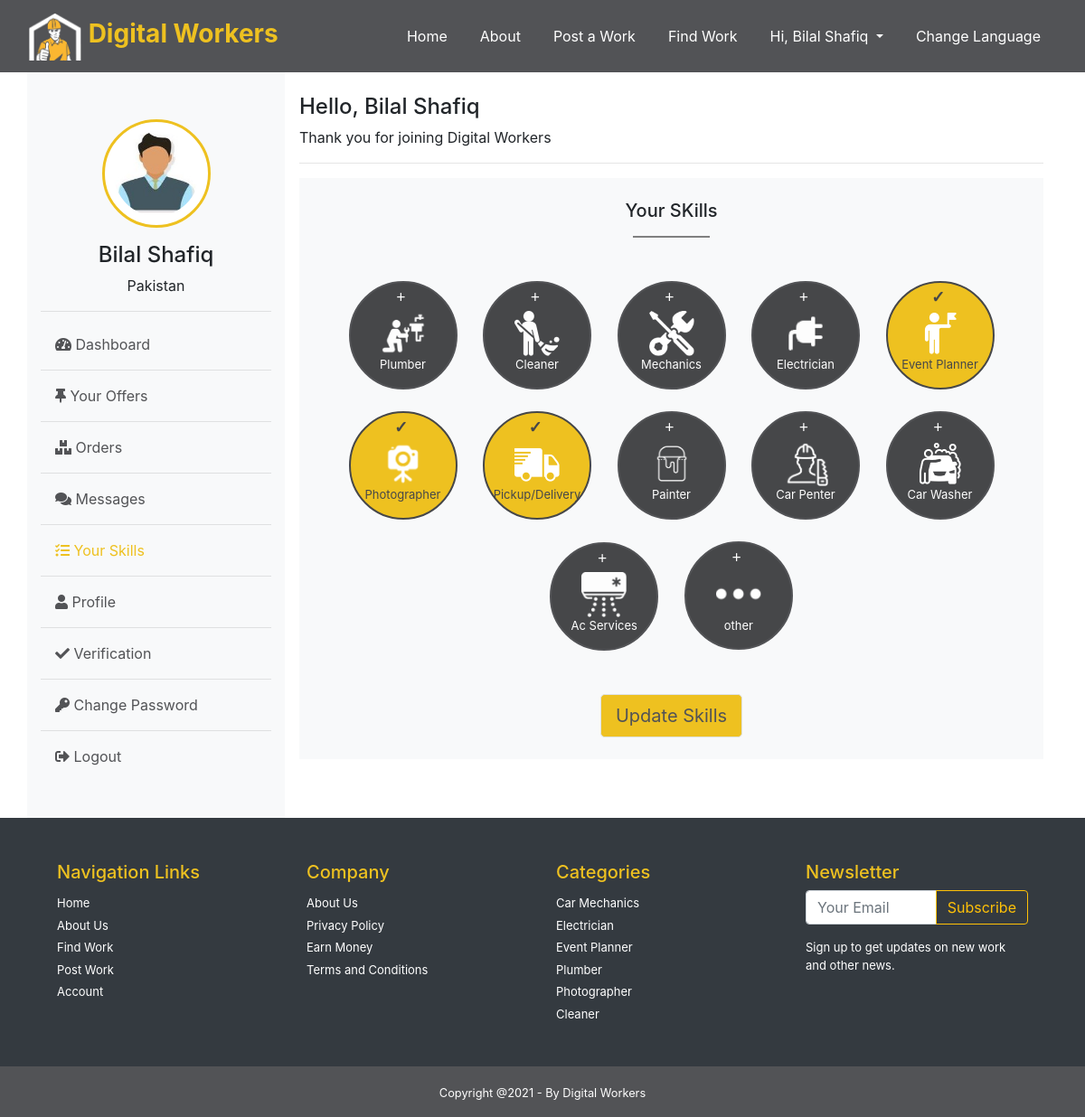
Screenshot of /worker/skills (signed in) with the database file from the repository.
### Home/models.py (models this page shows, shortened)
class User(AbstractBaseUser):
    id = models.BigAutoField(primary_key=True)
    name = models.CharField(max_length=30, blank=True)
    email = models.EmailField(max_length=60, unique=True, blank=False)
    date_joined =models.DateTimeField(auto_now_add=True)
    last_login =models.DateTimeField(auto_now=True,blank=True)
    is_admin = BooleanField(default=False)
    is_active = BooleanField(default=True)
    is_staff = BooleanField(default=False)
    is_superuser = BooleanField(default=False)
    role = models.CharField(max_length=30, default='User', blank=True)
    USERNAME_FIELD = 'email'
    REQUIRED_FIELDS= [ 'name','role']
    objects  = MyUserManager()

class Service(models.Model):
    id = models.BigAutoField(primary_key=True)
    name = models.CharField( max_length=120, null=False, unique=True)
    image = models.ImageField(null=True, upload_to="icons/")
    is_active = models.BooleanField(default=True)
    created_at = models.DateTimeField(auto_now_add=True)

### Middlewares/auth_worker.py (the view)
    def middleware(request):
        if not request.user.is_authenticated:
            messages.error(request, 'You need to login as Worker!')
            return redirect('login')
        elif request.user.role != 'worker':
            messages.error(request, 'You need to login as Worker!')
            return redirect('login')
        response = get_response(request)
        return response

### Middlewares/auth_worker.py (called while the page is built)
def auth_middleware(get_response):
    def middleware(request):
        if not request.user.is_authenticated:
            messages.error(request, 'You need to login as Worker!')
            return redirect('login')
        elif request.user.role != 'worker':
            messages.error(request, 'You need to login as Worker!')
            return redirect('login')
        response = get_response(request)
        return response
    return middleware

### Worker/views.py (called while the page is built)
@auth_middleware
def skills(request):
    worker=Worker.objects.get(user=request.user)
    if request.method == "POST":
        worker.skills=request.POST['skills']
        worker.save()
        messages.success(request, 'Skills Updated Successfully!')
        return redirect("skills")
    context={
        "services":Service.objects.all().order_by('created_at'),
        "worker":worker
    }
    return render(request,"Worker/skills.html", context)

### templates/Worker/skills.html (shortened to what this page needs)
{% extends 'Worker/layout.html' %}
{% block skills %}active{% endblock skills %}
{% load static %}
{% block body %}
<div class="box py-4 bg-light text-center d-none d-block " >
    <h5>Your SKills</h5>
    <hr style="width: 10%; border: 1px solid gray;">
    <form action="skills" method="post">
     <ul class="ks-cboxtags">
        {% for service in services %}
        <li><input type="checkbox" {% if service.name in worker.skills %}checked {% endif %}  class="chkbox" id="{{service.name}}" value="{{service.name}}">
        <label for="{{service.name}}" class="text-center"> <br> <img  src="../media/{{service.image}}" width="50" alt="" srcset=""> <br> {{service.name}}</label></li>
        {% endfor %}
    </ul>
    <button type="submit" name="submit" class=" btn-yellow border btn-lg">Update Skills</button></form>
</div>
{% endblock body %}

### templates/Worker/layout.html (shortened to what this page needs)
<!DOCTYPE html>
<html lang="en">
<head>
    {% load static %}
    <link rel="stylesheet" href="{% static 'css/style.css' %}">
    <link rel="stylesheet" href="{% static 'css/dashboard.css' %}">
    <link rel="stylesheet" href="https://cdn.jsdelivr.net/npm/bootstrap@4.6.0/dist/css/bootstrap.min.css"
>
     <link rel="stylesheet" href="https://pro.fontawesome.com/releases/v5.10.0/css/all.css"
/>
        <link rel="stylesheet" href="https://cdnjs.cloudflare.com/ajax/libs/OwlCarousel2/2.2.1/assets/owl.carousel.min.css">
        <link rel="stylesheet" href="https://cdnjs.cloudflare.com/ajax/libs/OwlCarousel2/2.2.1/assets/owl.theme.default.min.css">
</head>
<body >
    <nav class="navbar navbar-expand-lg navbar-dark bg-gray ">
          <div class="container-fluid">
        <a class="navbar-brand" href="home"><img src="{% static 'images/DIGITAL WORKERS.png' %}" width="60"  alt=""> Digital Workers</a>
        <div class="collapse navbar-collapse" id="navbarSupportedContent">
           <ul class="navbar-nav ml-auto">
            <li class="nav-item {% block home %}{% endblock home %}">
              <a class="nav-link" href="{% url 'index' %}">Home <span class="sr-only">(current)</span></a>
            </li>
            <li class="nav-item {% block about %}{% endblock about %}">
              <a class="nav-link" href="{% url 'about' %}">About</a>
            </li>
            <li class="nav-item {% block post_work %}{% endblock post_work %}">
                <a class="nav-link" href="{% url 'post_work' %}">Post a Work</a>
              </li>
              <li class="nav-item {% block find_work %}{% endblock find_work %}">
                <a class="nav-link" href="{% url 'find_work' %}">Find Work</a>
              </li>
              {% if user.is_authenticated %}
                <li class="nav-item dropdown">
                    <a id="navbarDropdown" class="nav-link dropdown-toggle" href="#" role="button" data-toggle="dropdown" aria-haspopup="true" aria-expanded="false" v-pre>
                     Hi, {% if user.name %} {{user.name}} {% else %}  User Name {% endif %}
                    </a>
                </li>
               {% endif %}
               <li class="nav-item ">
                <a class="nav-link" data-toggle="modal" data-target=".bd-example-modal-lg" >Change Language</a>
              </li>
          </ul>
        </div>
         </div>
    </nav>
<div class="container">
    <div class="row">
        <div class="col-md-3 bg-light">
             <br> <br>
            <div class="info text-center mt-1">
             <img class="user-img" src=" {% static 'images/client.jpg' %}"  alt="">
             <h4 class="mt-3"> {{request.user.name}}</h4>
             <p>{{request.user.location}}  Pakistan</p>
             <hr>
             <ul class="text-left  custom-nav p-0 ">
             <li class="nav-link"><a href="{% url 'worker_dashboard' %}" class=" text-gray fs-16 {% block dashboard %}{% endblock dashboard %}" ><i class="fas fa-tachometer-alt "></i> Dashboard</a>  </li> <hr class="my-2">
             <li class="nav-link"><a href="{% url 'worker_offers' %}" class="text-gray fs-16 {% block offers %}{% endblock offers %}" ><i class="fas fa-thumbtack"></i> Your Offers</a>  </li><hr class="my-2">
             <li class="nav-link"> <a href="{% url 'worker_orders' %}" class=" text-gray fs-16 {% block orders %}{% endblock orders %}"><i class="fas fa-boxes"></i> Orders</a> </li><hr class="my-2">
             <li class="nav-link"><a href="{% url 'worker_inbox' %}" class="  text-gray fs-16 {% block messages %}{% endblock messages %}"><i class="fas fa-comments"></i> Messages</a>  </li><hr class="my-2">
             <li class="nav-link"><a href="{% url 'skills' %}" class="  text-gray fs-16 {% block skills %}{% endblock skills %}"><i class="fas fa-tasks"></i> Your Skills</a>  </li><hr class="my-2">
             <li class="nav-link"><a href="{% url 'worker_profile' %}" class="  text-gray fs-16 {% block profile %}{% endblock profile %}"><i class="fas fa-user"></i> Profile</a>  </li><hr class="my-2">
              <li class="nav-link"><a href="{% url 'verification' %}" class="  text-gray fs-16 {% block verification %}{% endblock verification %}"><i class="fas fa-check"></i> Verification</a>  </li><hr class="my-2">
             <li class="nav-link"><a href="{% url 'worker_change_password' %}" class="{% block change_pass %}{% endblock change_pass %}  text-gray fs-16"><i class="fas fa-key"></i> Change Password</a>  </li><hr class="my-2">
             <li class="mb-5 nav-link"><a href="{% url 'logout' %}" class=" text-gray fs-16 "><i class="fas fa-sign-out-alt"></i> Logout</a> </li>
             </ul>
            </div>
        </div>
        <div class="col-md-9 p-3 col2">
            <h4 class="pt-2">Hello, {{request.user.name}}</h4>
            <p>Thank you for joining Digital Workers</p> <hr>
                {% block body %}{% endblock body %}
        </div>
    </div>
</div>
<footer class="bg-dark p-5">
  <div class="footer container  text-white ">
    <div class="row" style="font-size: small;">
      <div class="col-md-3 ">
        <h5 class="text-yellow">Navigation Links</h5>
        <ul class="navbar-nav footer-list" >
          <li><a href="">Home</a></li>
          <li><a href="">About Us</a></li>
          <li><a href="">Find Work</a></li>
          <li><a href="">Post Work</a></li>
          <li><a href="">Account</a></li>
        </ul>
      </div>
      <div class="col-md-3">
        <h5 class="text-yellow">Company </h5>
        <ul class="navbar-nav footer-list" >
          <li><a href=""> About Us</a></li>
          <li><a href=""></a>Privacy Policy</a></li>
          <li><a href=""></a>Earn Money</a></li>
          <li><a href=""></a>Terms and Conditions</a></li>
        </ul>
      </div>
      <div class="col-md-3">
        <h5 class="text-yellow">Categories </h5>
        <ul class="navbar-nav footer-list" >
          <li><a href="">Car Mechanics</a></li>
          <li><a href="">Electrician</a></li>
          <li><a href="">Event Planner</a></li>
          <li><a href="">Plumber</a></li>
          <li><a href="">Photographer</a></li>
          <li><a href="">Cleaner</a></li>
        </ul>
      </div>
      <div class="col-md-3">
        <h5 class="text-yellow">Newsletter </h5>
        <div class="input-group mb-3">
          <input type="text" class="form-control" placeholder="Your Email" aria-label="Recipient's username" aria-describedby="basic-addon2">
          <div class="input-group-append">
            <button class="btn btn-outline-warning" type="button">Subscribe</button>
          </div>
        </div>
        <p>Sign up to get updates on new work and other news.</p>
      </div>
  </div>
  </div>
</footer>
<section class="footer-bottom bg-gray text-center text-white p-3">
  <small>Copyright @2021 - By Digital Workers</small>
</section>
</body>
</html>

### static/css/style.css (style rules this page uses)
html,body { margin:0; padding:0; overflow-x:hidden; }
.bg-gray { background-color: #525356; }
.text-gray { color: #525356; }
.navbar-brand { font-size: 28px !important; font-weight: bold; color: #EEC120 !important; }
.text-yellow { color: #EEC120; }
.nav-item { margin: 0px 10px; }
.nav-link { color: white !important; }
.btn-yellow { padding: 10px 20px; border: none; border-radius: 30px; color: #525356; background-color: #EEC120; }
.footer-list >li> a { color: white !important; }
.footer-list >li { padding-top:5px; }
ul.ks-cboxtags { list-style: none; padding: 20px; }
ul.ks-cboxtags li { display: inline; }
ul.ks-cboxtags li label { display: inline-block; background-color: #464749; border: 2px solid #525356; color: #fff; border-radius: 70px; white-space: nowrap; margin: 12px; font-size: small; -webkit-touch-callout: none; -webkit-user-select: none; -moz-user-select: none; -ms-user-select: none; user-select: none; -webkit-tap-highlight-color: transparent; transition: all .2s; }
ul.ks-cboxtags li label { width: 120px; height: 120px; cursor: pointer; }
ul.ks-cboxtags li label::before { display: inline-block; font-style: normal; font-variant: normal; text-rendering: auto; -webkit-font-smoothing: antialiased; font-family: "Font Awesome 5 Free"; font-weight: 900; font-size: 18px; padding: 2px 6px 2px 2px; content: "\002B"; transition: transform .3s ease-in-out; }
ul.ks-cboxtags li input[type="checkbox"]:checked + label::before { content: "\2713"; transform: rotate(-360deg); transition: transform .3s ease-in-out; }
ul.ks-cboxtags li input[type="checkbox"]:checked + label { border: 2px solid #464749; background-color: #EEC120; color: #464749; transition: all .2s; }

### static/css/dashboard.css (style rules this page uses)
.nav-link > .active { color: #EEC120 ; }
.user-img { border:3px solid #EEC120; border-radius:50%; width:120px; height:120px;padding:10px; background:white; }

### rows the page displays
User: name "Bilal Shafiq", user.name "Bilal Shafiq"
Service: image (picture), name "Plumber"
Service: image (picture), name "Cleaner"
Service: image (picture), name "Mechanics"
Service: image (picture), name "Electrician"
Service: image (picture), name "Event Planner"
Service: image (picture), name "Photographer"
Service: image (picture), name "Pickup/Delivery"
Service: image (picture), name "Painter"
Service: image (picture), name "Car Penter"
Service: image (picture), name "Car Washer"
Service: image (picture), name "Ac Services"
Service: image (picture), name "other"
